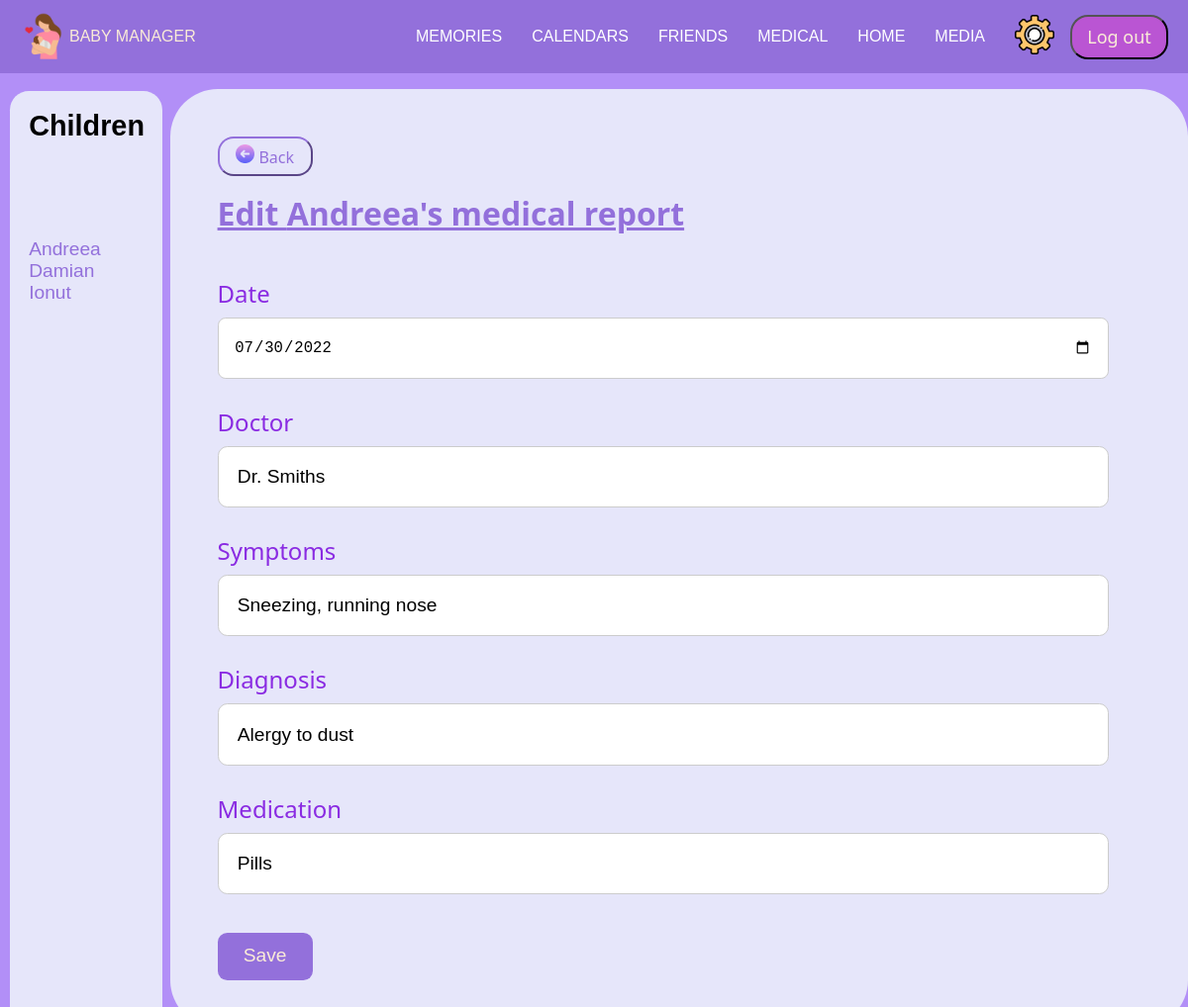
The app's page /Medical/EditMedical.php?id=1 (signed in), older data.
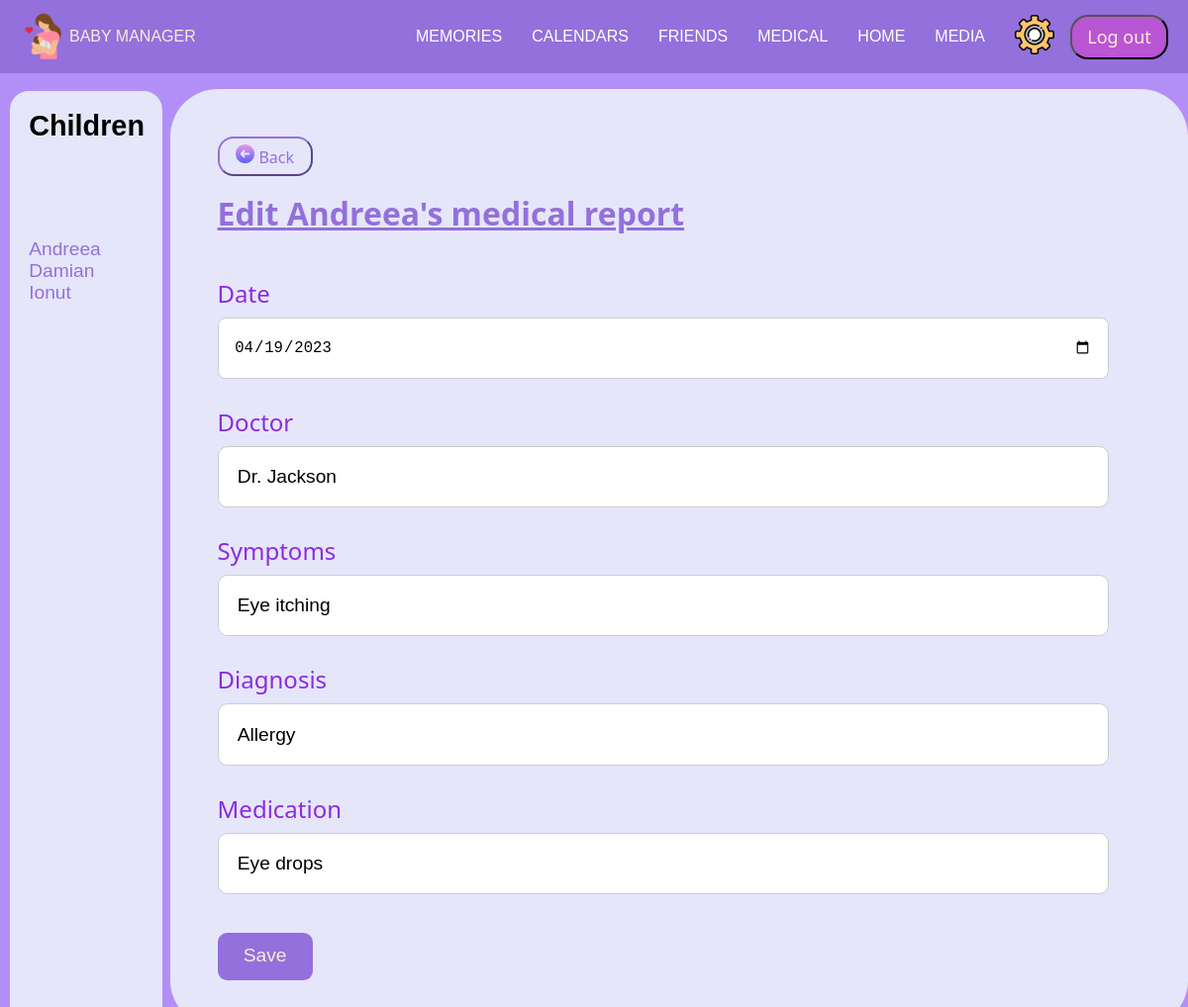
The same page, newer data.
### tables this page shows
CREATE TABLE `medical_report` (
  `id` int(11) NOT NULL,
  `id_user` int(11) NOT NULL,
  `id_child` int(11) NOT NULL,
  `date` date NOT NULL,
  `doctor` varchar(200) NOT NULL,
  `symptoms` varchar(400) NOT NULL,
  `diagnosis` varchar(400) NOT NULL,
  `medication` varchar(400) NOT NULL
);

CREATE TABLE `child` (
  `id` int(11) NOT NULL,
  `id_parent` int(11) NOT NULL,
  `firstname` varchar(200) NOT NULL,
  `lastname` varchar(200) NOT NULL,
  `birthday` date NOT NULL,
  `gender` varchar(50) NOT NULL
);

### Medical/medical-service.php (called while the page is built, shortened)
<?php
require '../config.php';
function getNameChild($id_child) {
    global $mysql;
    $sql = "SELECT firstname FROM child where id=?";
    $stmt = $mysql->prepare($sql);
    $stmt->bind_param('i', $id_child);
    $stmt->execute();
    $name= $stmt->get_result();
    $res=$name->fetch_assoc();
    return $res['firstname'];
}
function getMedicalReport($id_medical) {
    global $mysql;
    $sql= "SELECT * FROM medical_report where id=?";
    $stmt = $mysql->prepare($sql);
    $stmt->bind_param('i', $id_medical);
    $stmt->execute();
    $result = $stmt->get_result();
    $row = $result->fetch_assoc();
    return $row;
}
?>

### Medical/EditMedical.php (the view, shortened to what this page needs)
<?php
    require "../config.php";
    require "medical-service.php";
    $id_medical = $_GET['id'];
    $row = getMedicalReport($id_medical);
    $id_child = $row['id_child'];
    $date = $row['date'];
    $doctor = $row['doctor'];
    $symptoms = $row['symptoms'];
    $diagnosis = $row['diagnosis'];
    $medication = $row['medication'];
?>
<!DOCTYPE html>
<html lang="en-US">
<head>
    <link href="admin-topbar.css" rel="stylesheet" />
    <link href="Editmedical.css" rel="stylesheet" />
    <link rel="stylesheet" href="https://cdnjs.cloudflare.com/ajax/libs/font-awesome/6.0.0-beta2/css/all.min.css" /></head>
</head>
<body>
    <?php require "../login-topbar.php"; ?>
        <div class="page">
            <?php require "leftbar-medical.php"; ?>
            <div class="right">
                <a href="Medical-child.php?id=<?php echo $id_child; ?>">
                    <button>
                        <img src="../Photos/Back.png" alt="back">
                        Back
                    </button>
                </a>
                <h1> Edit <?php echo getNameChild($id_child); ?>'s medical report </h1>
                <form id="add-form" method="post" action="Edit-medical-controller.php">
                    <li id="date">
                        <label >Date</label>
                        <input type="date"  value="<?php echo $date; ?>" id="examinationdate" name="date">
                    </li>
                    <li id="doctor">
                        <label>Doctor</label>
                        <input type="text" value="<?php echo $doctor; ?>" id="doctor" name="doctor" placeholder="Doctor's name">
                    </li>
                    <li id="symptoms">
                        <label >Symptoms</label>
                        <input type="text" value="<?php echo $symptoms; ?>" id="symptoms" name="symptoms" placeholder="Describe symptoms">
                    </li>
                    <li id="diagnosis">
                        <label >Diagnosis</label>
                        <input type="text" value="<?php echo $diagnosis; ?>" id="diagnosis" name="diagnosis" placeholder="Doctor's diagnosis">
                    </li>
                    <li id="medication">
                        <label >Medication</label>
                        <input type="text" value="<?php echo $medication; ?>" id="medication" name="medication" placeholder="Needed medication">
                    </li>
                <div class="buttons-kid1">
                    <input type="submit" name="submit" value="Save">
                </div>
            </form>
            </div>
        </div>
</body>
</html>

Row changes from the older to the newer data that the page shows:
changed medical_report "Andreea": date "07/30/2022" → "04/19/2023"; doctor "Dr. Smiths" → "Dr. Jackson"; symptoms "Sneezing, running nose" → "Eye itching"; diagnosis "Alergy to dust" → "Allergy"; medication "Pills" → "Eye drops"
